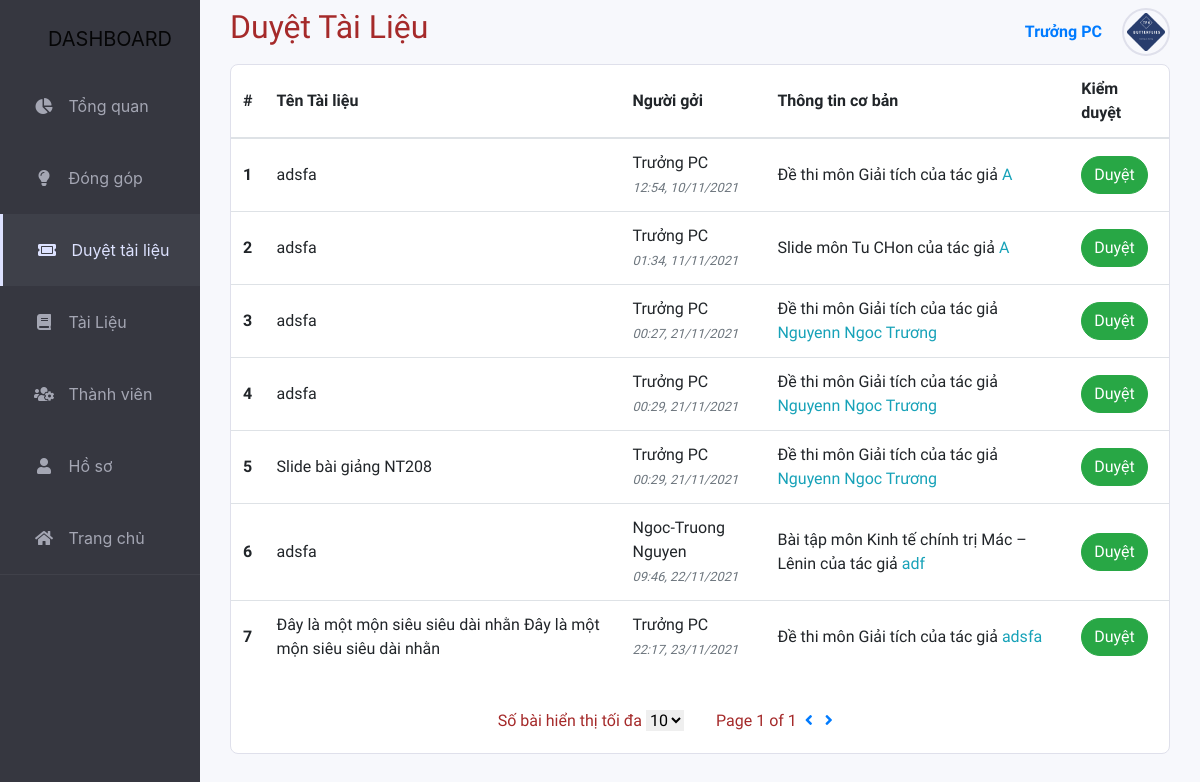
/dashboard/DuyetTL/ (signed in), run on the app's committed database.
### myproject/models.py (models this page shows, shortened)
class TaiLieu(models.Model):
    MaTL = models.CharField(max_length=20, primary_key=True)
    TenTL = models.CharField(
        max_length=150, help_text="Slide bài giảng lập trình ứng dụng web.")
    MaMH = models.ForeignKey(MonHoc, on_delete=models.PROTECT)
    date = models.DateTimeField(blank=True, null=True)
    user = models.ForeignKey(User, on_delete=models.PROTECT)
    TacGia = models.CharField(max_length=30, help_text="Nguyễn Văn A")
    LoaiTL_Choices = (
        ('Slide', 'Slide'),
        ('DeThi', 'Đề thi'),
        ('BaiTap', 'Bài tập'),
        ('TaiLieuTK', 'Tài liệu tham khảo')
    )
    LoaiTL = models.CharField(
        max_length=10, choices=LoaiTL_Choices, default='Slide')
    MoTa = RichTextField(blank=True, null=True,
                         help_text="Thông tin về tài liệu")
    LuotTai = models.IntegerField(null=True, blank=True, default=0)
    LuotXem = models.IntegerField(null=True, blank=True, default=0)
    KiemDuyet = models.BooleanField(default=False)
    search = models.TextField()

class MonHoc(models.Model):
    MaMH = models.CharField(max_length=10, primary_key=True, help_text="NT208")
    TenMH = models.CharField(
        max_length=150, help_text="Lập trình ứng dụng web")
    Khoa_Choices = (
        ('CongNghePhanMem', 'Công nghệ phần mềm'),
        ('KyThuatMayTinh', 'Kỹ thuật máy tính'),
        ('KhoaHocMayTinh', 'Khoa học máy tính'),
        ('HeThongThongTin', 'Hệ thống thông tin'),
        ('MangMayTinhTruyenThong', 'Mạng máy tính và truyền thông'),
        ('KyThuatThongTin', 'Khoa học và kỹ thuật thông tin'),
        ('LyLuanChinhTri', 'Lý luận chính trị'),
        ('ToanTinKHTN', 'Toán - Tin học - KHTN'),
        ('NgoaiNgu', 'Ngoại ngữ'),
        ('Khac', 'Khác')
    )
    Khoa = models.CharField(
        max_length=30, choices=Khoa_Choices, default='Khac')
    NhomMH_Choices = (
        ('GiaoDucDaiCuong', 'Giáo dục đại cương'),
        ('CoSoNhomNganh', 'Cơ sở nhóm ngành'),
        ('CoSoNganh', 'Cơ sở ngành'),
        ('ChuyenNganh', 'Chuyên ngành'),
        ('Khac', 'Khác')
    )
    NhomMH = models.CharField(
        max_length=30, choices=NhomMH_Choices, default='Khac')
    MoTa = models.CharField(
        max_length=1000, help_text="Mô tả tổng quan về môn học, khối kiến thức sẽ được học...")
    SoLuongTL = models.IntegerField(default=0)
    search = models.TextField()

### myproject/views.py (the view)
# urls.py: path('dashboard/DuyetTL/', views.DuyetTL_view, name='DuyetTL_view'),
def DuyetTL_view(request):
    if not request.user.is_active:
        return HttpResponseRedirect(reverse('DangNhap_view'))
    if not request.user.is_staff:
        return HttpResponseRedirect(reverse('dashboard_view'))
    num = 10
    if request.GET.get('num'):
        num = int(request.GET.get('num'))
    p = Paginator(TaiLieu.objects.filter(KiemDuyet=False), num)
    page = request.GET.get('page')
    tailieu = p.get_page(page)
    form = ThemTaiLieu()
    return render(
        request,
        'db_DuyetTL.html',
        {
            'tailieu': tailieu,
            'form': form,
            'num': num
        }
    )

### myproject/forms.py
class ThemTaiLieu(forms.ModelForm):
    class Meta:
        model = TaiLieu
        fields = ('TenTL', 'LoaiTL', 'MaMH', 'TacGia', 'MoTa')
        widgets = {
            'TenTL': forms.TextInput(attrs={'class': 'form-control'}),
            'TacGia': forms.TextInput(attrs={'class': 'form-control'}),
            'MaMH': forms.Select(attrs={'class': 'form-control'}),
            'LoaiTL': forms.Select(attrs={'class': 'form-control'}),
            'MoTa': forms.Textarea(attrs={'class': 'form-control'}),
        }

### myproject/templates/db_DuyetTL.html (shortened to what this page needs)
{% extends "dashboard_base.html" %}
{% load mathfilters %}
{% block TrangDTL %}horizontal{% endblock%}
{% block TieuDe %}Duyệt Tài Liệu{% endblock %}
{% block content %}
<div class="row col-12" style="margin-bottom: 30px;">
    <div class="col-12 list-subject">
        <table class="table table-hover">
            <thead>
                <tr>
                <th scope="col" class="align-middle" style="border-top:0">#</th>
                <th scope="col" class="align-middle" style="border-top:0">Tên Tài liệu</th>
                <th scope="col" class="align-middle" style="border-top:0">Người gởi</th>
                <th scope="col" class="align-middle" style="border-top:0">Thông tin cơ bản</th>
                <th scope="col" class="align-middle" style="border-top:0">Kiểm duyệt</th>
                </tr>
            </thead>
            <tbody>
            {% for item in tailieu %}
                <tr>
                <th scope="row" class="align-middle">{{ tailieu.number| sub:1| mul:num| add:forloop.counter }}</th>
                <td class="align-middle" >{{ item.TenTL }}</td>
                <td class="align-middle">
                    {% if item.user.first_name %}
                        {{ item.user.first_name }}
                    {% else %}
                        {{ item.user }}
                    {% endif %}
                    <br/>
                    <small class="font-italic mb-0 text-secondary"> {{ item.date|date:'H:i, d/m/Y' }} </small>
                </td >
                <td class="align-middle">{{ item.get_LoaiTL_display }} môn {{ item.MaMH.TenMH}} của tác giả <span class="text-info">{{ item.TacGia }}</span></td>
                <td class="align-middle">
                    <a class="btn btn-success" style="border-radius: 25px;" href="/dashboard/DuyetTL/Preview/{{ item.MaTL }}">Duyệt</a>
                </td>
                </tr>
            {% endfor %}
            </tbody>
        </table>
        <div class="list-subject-footer row">
            <div class="so-bai col-12 col-sm-6 pr-3 align-self-center">
                <p style="display: inline;">Số bài hiển thị tối đa</p>
                <select id="maximum-number" name="maximum-number" style="border: none;" onchange= "window.location.href='?num='+this.value">
                    <option value={{num}} selected>{{num}}</option>
                </select>
            </div>
            <div class="tong-bai col-12 col-sm-6 pl-3 text-left">
                <p style="display: inline;">Page {{ tailieu.number }} of {{ tailieu.paginator.num_pages }}</p>
                {% if tailieu.has_previous %}
                    <a style="text-decoration: none" href="?num={{num}}&page={{ tailieu.previous_page_number }}" class="backward" >&nbsp;<i class="fas fa-angle-left"></i>&nbsp;</a>
                {% else %}
                    <a style="text-decoration: none" class="backward" >&nbsp;<i class="fas fa-angle-left"></i>&nbsp;</a>
                {% endif %}
                {% if tailieu.has_next %}
                    <a style="text-decoration: none" href="?num={{num}}&page={{ tailieu.next_page_number }}" class="forward">&nbsp;<i class="fas fa-angle-right"></i>&nbsp;</a>
                {% else %}
                    <a style="text-decoration: none" class="forward" >&nbsp;<i class="fas fa-angle-right"></i>&nbsp;</a>
                {% endif %}
            </div>
        </div>
    </div>
</div>
{% endblock content %}

### myproject/templates/dashboard_base.html (shortened to what this page needs)
{% load static %}
{% load mathfilters %}
<!DOCTYPE html>
<html lang="vi">
<head>
    <link rel="stylesheet" href="{% static 'css/dashboard2.css' %}">
    <link rel="stylesheet" href="https://cdnjs.cloudflare.com/ajax/libs/font-awesome/5.15.1/css/all.min.css" />
    <link rel="stylesheet" href="https://cdn.jsdelivr.net/npm/bootstrap@4.5.3/dist/css/bootstrap.min.css"
>
</head>
<body style="background-color: #363740;">
    <div class="container-fluid" style="padding:0px">
            <nav class="navbar navbar-expand-lg navbar-light fixed-top sidebar col-lg-2 p-0" style='display:inline-block'>
                <a class="navbar-brand text-center pt-lg-4 pb-lg-3 pl-lg-4 pl-xl-5 pl-3" href="#">DASHBOARD</a>
                <div class="collapse navbar-collapse" id="navbarSupportedContent">
                    <ul class="list-item p-0 w-100">
                        <li class="item {% block TrangTQ %}{% endblock %}">
                            <a class="nav-link pl-2 p-lg-3 p-xl-4" href="{% url 'dashboard_view' %}">
                                <i class="fas fa-chart-pie"></i>
                                <p>Tổng quan</p>
                            </a>
                        </li>
                        <li class="item {% block TrangDGTL %}{% endblock %}">
                            <a class="nav-link pl-2 p-lg-3 p-xl-4" href="{% url 'DongGopTL_view' %}">
                                <i class="fas fa-lightbulb"></i>
                                <p>Đóng góp</p>
                            </a>
                        </li>
                        {% if user.is_staff %}
                        <li class="item {% block TrangDTL %}{% endblock %}">
                            <a class="nav-link pl-2 p-lg-3 p-xl-4" href="{% url 'DuyetTL_view' %}">
                                <i class="fas fa-ticket-alt"></i>
                                <p>Duyệt tài liệu</p>
                            </a>
                        </li>
                        {% endif %}
                        <li class="item {% block TrangTL %}{% endblock %}">
                            <a class="nav-link pl-2 p-lg-3 p-xl-4" href="{% url 'TaiLieu_view' %}">
                                <i class="fas fa-book"></i>
                                <p>Tài Liệu</p>
                            </a>
                        </li>
                        {% if user.is_staff %}
                        <li class="item {% block TrangTV %}{% endblock %}">
                            <a class="nav-link pl-2 p-lg-3 p-xl-4" href="{% url 'ThanhVien_view' %}">
                                <i class="fas fa-users-cog"></i>
                                <p>Thành viên</p>
                            </a>
                        </li>
                        {% endif %}
                        <li class="item {% block TrangTT %}{% endblock %}">
                            <a class="nav-link pl-2 p-lg-3 p-xl-4" href="{% url 'ThongTinCaNhan_view' %}">
                                <i class="fas fa-user"></i>
                                <p>Hồ sơ</p>
                            </a>
                        </li>
                        <li class="item">
                            <a class="nav-link pl-2 p-lg-3 p-xl-4" href="/">
                                <i class="fas fa-home"></i>
                                Trang chủ
                            </a>
                        </li>
                    </ul>
                </div>
            </nav>
        </div>
        <div class="content col-12 col-lg-10 mt-3 pt-5 mt-lg-0 pt-xl-2">
            <div class="row pb-2">
                <div class="col-6">
                    <h2 class="TieuDe">{% block TieuDe %}{% endblock %}</h2>
                </div>
                <div class="col-6">
                    <div class="user">
                        <a class="nav-link" href="#" data-toggle="dropdown" style="padding: 0; " aria-expanded="false">
                            <div class="row nav-justified">
                                <div class="align-self-center"
                                    style="padding-left:20px; padding-right:20px; font-weight:600">
                                    {{user.first_name}}
                                </div>
                                <div class="avatar-frame">
                                    <div class="avatar"
                                        style="background: url('{{ user.last_name }}');background-repeat: no-repeat; background-size: cover; background-position: center;">
                                    </div>
                                </div>
                            </div>
                        </a>
                    </div>
                </div>
            </div>
            {% block content%}{% endblock %}
        </div>
</body>
</html>

### myproject/static/css/dashboard2.css (style rules this page uses)
body { margin: 0; font-size: 14px; background-color: #363740; font-family: 'Montserrat', sans-serif; }
.sidebar { background-color: #363740; float: left; position: fixed; }
.sidebar div { width: 100%; }
.sidebar .list-item,.list-option { border-bottom: #40414A solid 0.5px; list-style: none; }
.sidebar .list-item .item { margin: 0px; color: #A4A6B3; }
.sidebar .list-item .horizontal { border-left: #DDE2FF solid 3px; background-color: #3E4049; color: #DDE2FF; }
.sidebar a:-webkit-any-link { color: #A4A6B3; cursor: pointer; text-decoration: none; }
.horizontal a:-webkit-any-link { color: #DDE2FF; }
.sidebar .item i { display: inline-block; width: 40px; text-align: center; }
.sidebar .list-item .item p { display: inline-block; margin: 0; }
.content { background-color: #F7F8FC; color: brown; display: block; min-height: 100vh; font-family: 'Mulish', sans-serif; float: right; }
.content .row { margin-left: 0px; margin-right: 0px; }
.avatar-frame { float: right; height:48px; width: 48px; border-radius: 25px; border: solid 2px #DFE0EB; }
.avatar { height:42px; width: 42px; margin: 1px; background-position: center; background-repeat: no-repeat; background-size: cover; border-radius: 22px; border: solid 2px #F7F8FC; background-size: 100%; }
.user { float: right; }
.list-subject { border-radius: 8px; border:solid 1px #DFE0EB; background-color: #FFFFFF; }
.col-12.list-subject { padding: 0; }
.list-subject-footer { text-align: right; padding: 20px 15px; }

### data on the page
TaiLieu: number|sub "1", TenTL "adsfa", user.first_name "Trưởng PC", date "12:54, 10/11/2021", LoaiTL "Đề thi", MaMH.TenMH "Giải tích", TacGia "A"
TaiLieu: number|sub "2", TenTL "adsfa", user.first_name "Trưởng PC", date "01:34, 11/11/2021", LoaiTL "Slide", MaMH.TenMH "Tu CHon", TacGia "A"
TaiLieu: number|sub "3", TenTL "adsfa", user.first_name "Trưởng PC", date "00:27, 21/11/2021", LoaiTL "Đề thi", MaMH.TenMH "Giải tích", TacGia "Nguyenn Ngoc Trương"
TaiLieu: number|sub "4", TenTL "adsfa", user.first_name "Trưởng PC", date "00:29, 21/11/2021", LoaiTL "Đề thi", MaMH.TenMH "Giải tích", TacGia "Nguyenn Ngoc Trương"
TaiLieu: number|sub "5", TenTL "Slide bài giảng NT208", user.first_name "Trưởng PC", date "00:29, 21/11/2021", LoaiTL "Đề thi", MaMH.TenMH "Giải tích", TacGia "Nguyenn Ngoc Trương"
TaiLieu: number|sub "6", TenTL "adsfa", user.first_name "Ngoc-Truong Nguyen", date "09:46, 22/11/2021", LoaiTL "Bài tập", MaMH.TenMH "Kinh tế chính trị Mác – Lênin", TacGia "adf"
TaiLieu: number|sub "7", TenTL "Đây là một mộn siêu siêu dài nhằn Đây là một mộn siêu siêu dài nhằn", user.first_name "Trưởng PC", date "22:17, 23/11/2021", LoaiTL "Đề thi", MaMH.TenMH "Giải tích", TacGia "adsfa"

### other printed values
{{ user.first_name }} "Trưởng PC"
{{ tailieu.number }} "1"
{{ tailieu.paginator.num_pages }} "1"
form field maximum-number "10"
